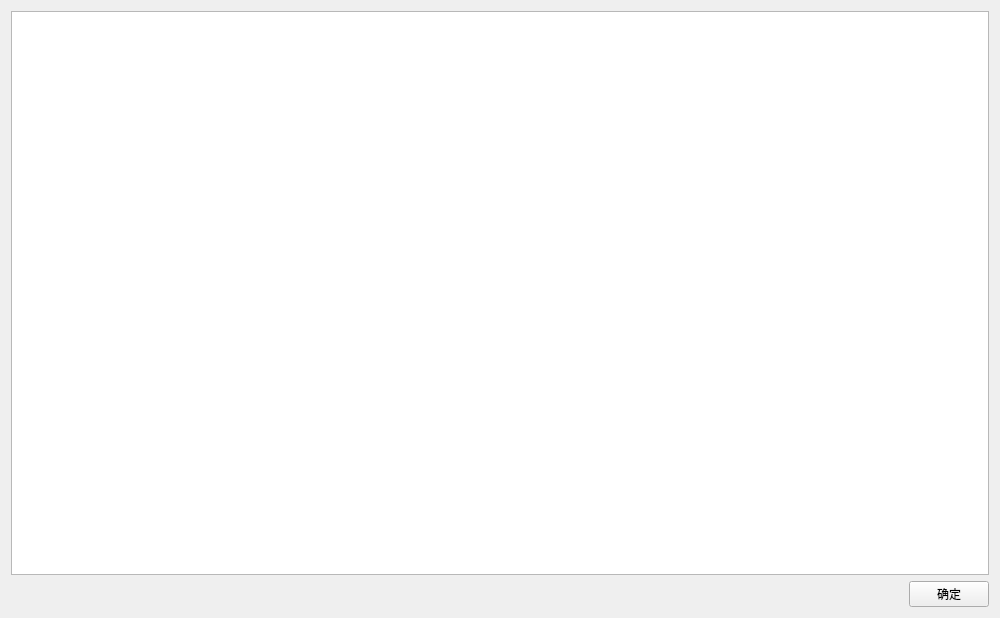
<?xml version="1.0" encoding="UTF-8"?>
<ui version="4.0">
 <class>LanguageChooser</class>
 <widget class="QWidget" name="LanguageChooser">
  <property name="geometry">
   <rect>
    <x>0</x>
    <y>0</y>
    <width>1000</width>
    <height>618</height>
   </rect>
  </property>
  <property name="windowTitle">
   <string>语言选择</string>
  </property>
  <layout class="QGridLayout" name="gridLayout">
   <item row="1" column="0">
    <spacer name="horizontalSpacer">
     <property name="orientation">
      <enum>Qt::Horizontal</enum>
     </property>
     <property name="sizeHint" stdset="0">
      <size>
       <width>40</width>
       <height>20</height>
      </size>
     </property>
    </spacer>
   </item>
   <item row="0" column="0" colspan="2">
    <widget class="QListWidget" name="lw_languages"/>
   </item>
   <item row="1" column="1">
    <widget class="QPushButton" name="pb_ok">
     <property name="text">
      <string>确定</string>
     </property>
    </widget>
   </item>
  </layout>
 </widget>
 <resources/>
 <connections/>
</ui>
